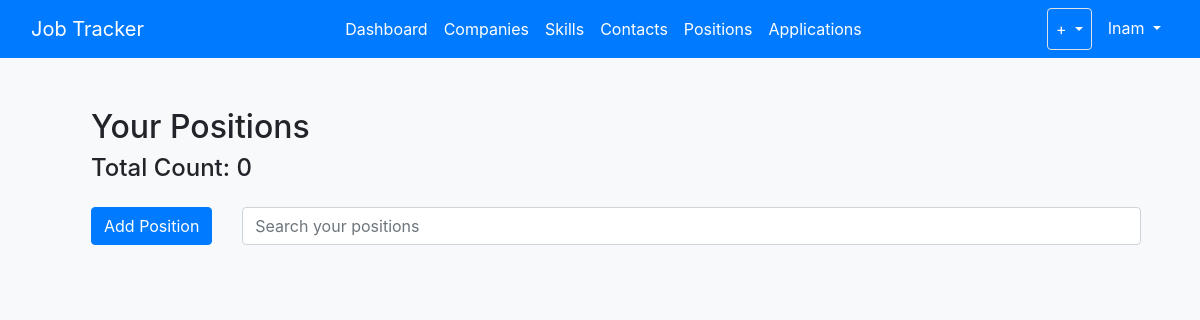
/positions/ (signed in), run on an earlier commit of the app's database.
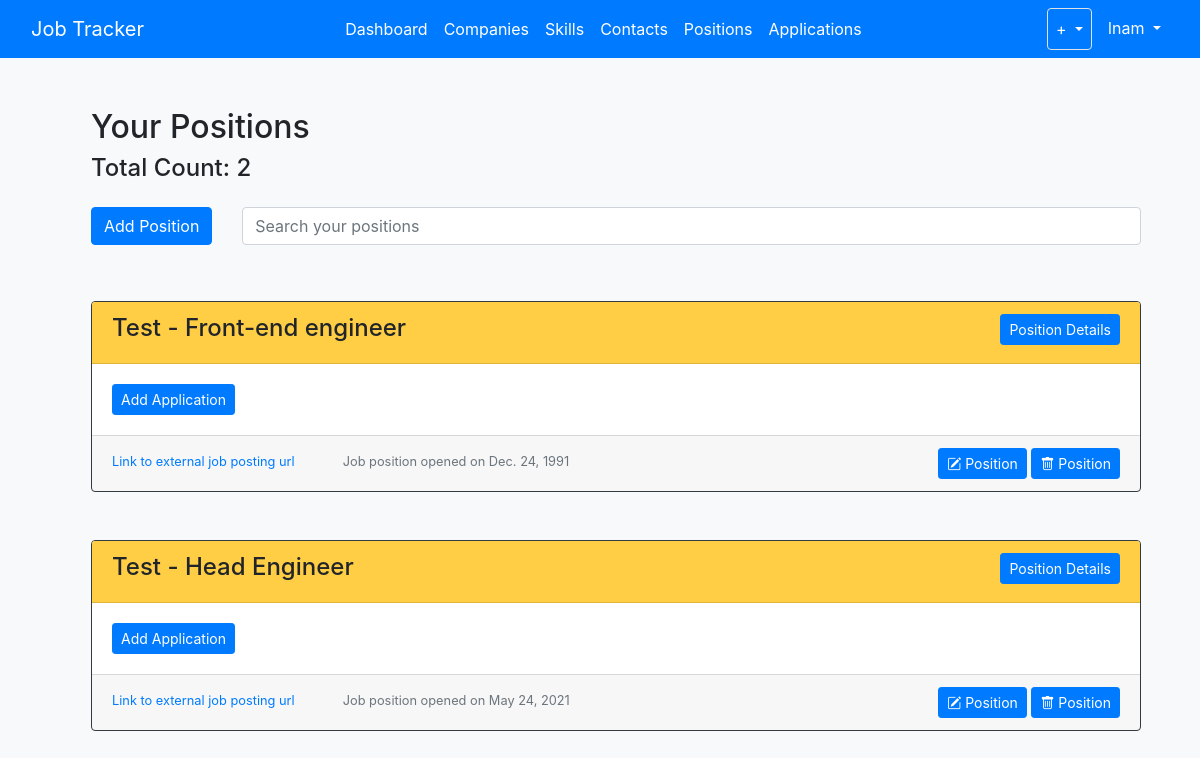
And on a later commit of the database.
### jobs/models.py (models this page shows, shortened)
class Position(models.Model):
	user = models.ForeignKey(
		User,
		on_delete=models.CASCADE,
		default=1
		)
	company = models.ForeignKey(
		Company,
		on_delete=models.CASCADE
		)
	position_title = models.CharField(max_length=100)
	position_url = models.URLField(max_length=1000, null=True)
	date_opened = models.DateField(null=True)
	date_closed = models.DateField(null=True, blank=True, default='')
	skills = models.ManyToManyField(Skill, blank=True)
	job_description = models.TextField(null=True)

class Company(models.Model):
	INDUSTRY_CHOICES = [
		('tech', 'Tech'),
		('ecommerce', 'Ecommerce'),
		('gaming', 'Gaming'),
		('healthcare', 'Healthcare'),
		('pharma', 'Pharmaceutical'),
		('aerospace', 'Aerospace'),
		('fintech', 'FinTech'),
		('nonprofit', 'Nonprofit'),
		('defense', 'Defense'),
		('other', 'Other'),
	]
	user = models.ForeignKey(
		User,
		on_delete=models.CASCADE,
		default=1)
	name = models.CharField(max_length=100)
	careers_url = models.URLField(max_length=1000, null=True, blank=True)
	industry = models.CharField(choices=INDUSTRY_CHOICES, max_length=100, null=True, blank=True)
	def __str__(self):
		return self.name

### jobs/views.py (the view)
# urls.py: path('positions/', PositionListView.as_view(), name='jobs-list-positions'),
class PositionListView(LoginRequiredMixin, ListView):
    model = Position
    template_name = 'jobs/positions.html'
    context_object_name = 'positions'
    fields = ['company', 'position_title', 'position_url', 'date_opened', 'date_closed',
                'skills', 'job_description']
    def get_queryset(self):
        return self.model.objects.filter(user=self.request.user)

### jobs/templates/jobs/positions.html
{% extends "jobs/base.html" %}
{% block content %}
<div class="container h-100 mt-5">
    <div class="container ml-3">
        <div class="row mt-3">
            <div class="col-md-auto">
                <h2>Your Positions</h2>
                <h4>Total Count: {{ positions.count }}</h4>
            </div>
        </div>
        <div class="row mt-3">
            <div class="col-md-auto">
                <button type="button" class="btn btn-primary btn" onclick="location.href='/positions/new'">Add Position</button>
            </div>
            <div class="col">
                <input class="form-control mb-2" id="listSearch" type="text" placeholder="Search your positions">
            </div>
        </div>
    </div>
    <div class="container positions mt-5 ml-3 mb-5">
        {% for position in positions %}
        <div class="card mb-5 border-dark searchable">
            <div class="card-header position-card">
                <div class="row">
                    <div class="col-md-8">
                        <h4 class="card-title mb-2">{{ position.company }} - {{ position.position_title }}</h4>
                    </div>
                    <div class="col-md-4 text-right">
                        <a class="btn btn-sm btn-primary" href="{% url 'jobs-position-details' position.id %}" role="button">Position Details</a>
                    </div>
                </div>
            </div>
            <div class="card-body">
                <div class="row">
                    <div class="col">
                        {% for app in position.application_set.all %}
                        <div class="mt">
                            <p><strong>Applications for this position: </strong><a href="{% url 'jobs-detail-application' app.id %}" role="button"><span class="badge badge-pill bg-success text-white">You applied for this position</span></a></p>
                        </div>
                        {% empty %}
                        <div class="mt">
                            <a class="btn btn-sm btn-primary" href="{% url 'jobs-new-application' %}?position={{ position.id }}">Add Application</a>
                        </div>
                        {% endfor %}
                    </div>
                </div>
            </div>
            <div class="card-footer">
                <div class="row">
                    <div class="col-8">
                        <span class="card-text"><small class="text-muted"><a href="{{ position.position_url }}" class="mr-5">Link to external job posting url</a>Job position opened on {{ position.date_opened }}</small></span>
                    </div>
                    <div class="col text-right">
                        <a class="btn btn-sm btn-primary" href="{% url 'jobs-update-position' position.id %}" role="button"><i class="bi bi-pencil-square"></i> Position</a>
                        <a class="btn btn-sm btn-primary" href="{% url 'jobs-delete-position' position.id %}" role="button"><i class="bi bi-trash"></i> Position</a>
                    </div>
                </div>
            </div>
        </div>
        {% endfor %}
    </div>
</div>
{% endblock content %}

What changed in the data, as far as the page shows it:
added Position: company "Test", position_title "Front-end engineer", date_opened "Dec. 24, 1991"
added Position: company "Test", position_title "Head Engineer", date_opened "May 24, 2021"
Also different on the page:
{{ positions.count }}: "0" → "2"
